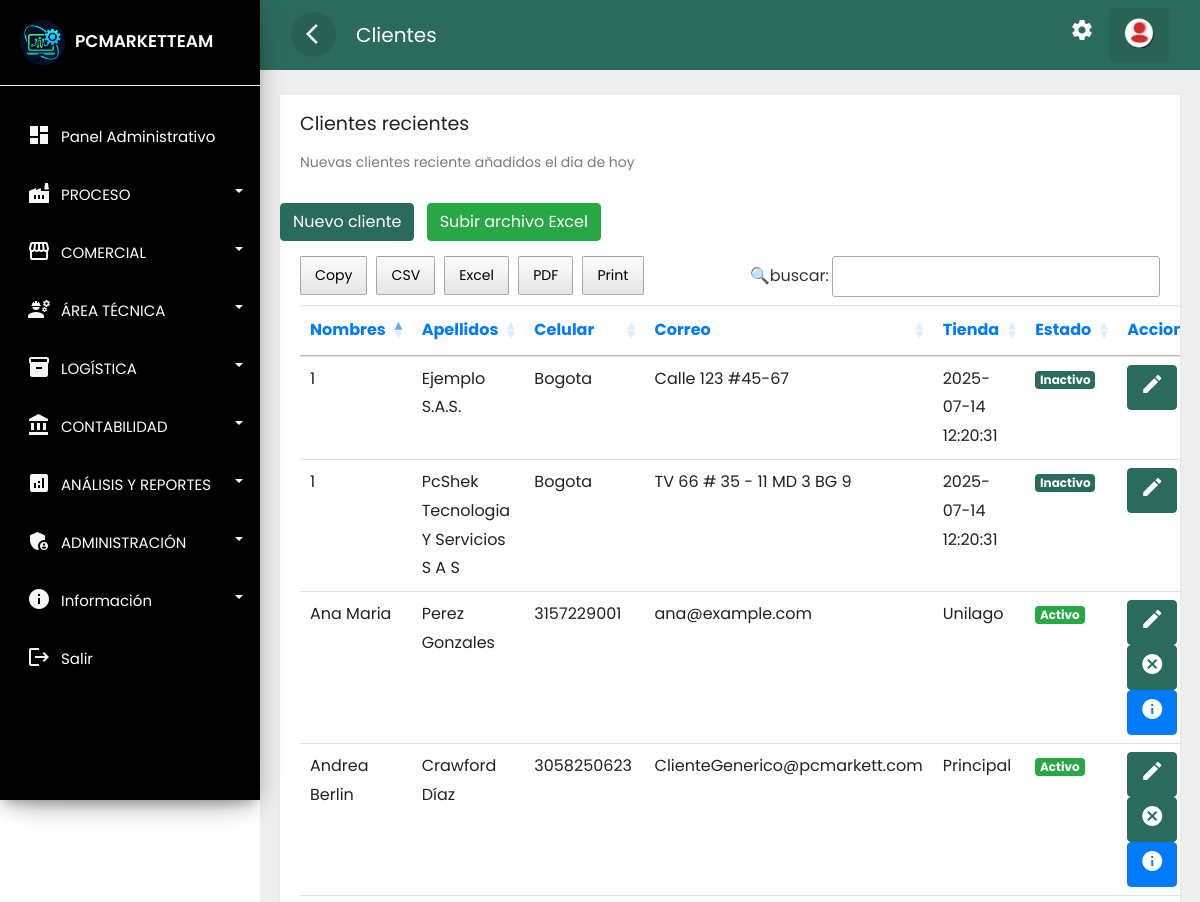
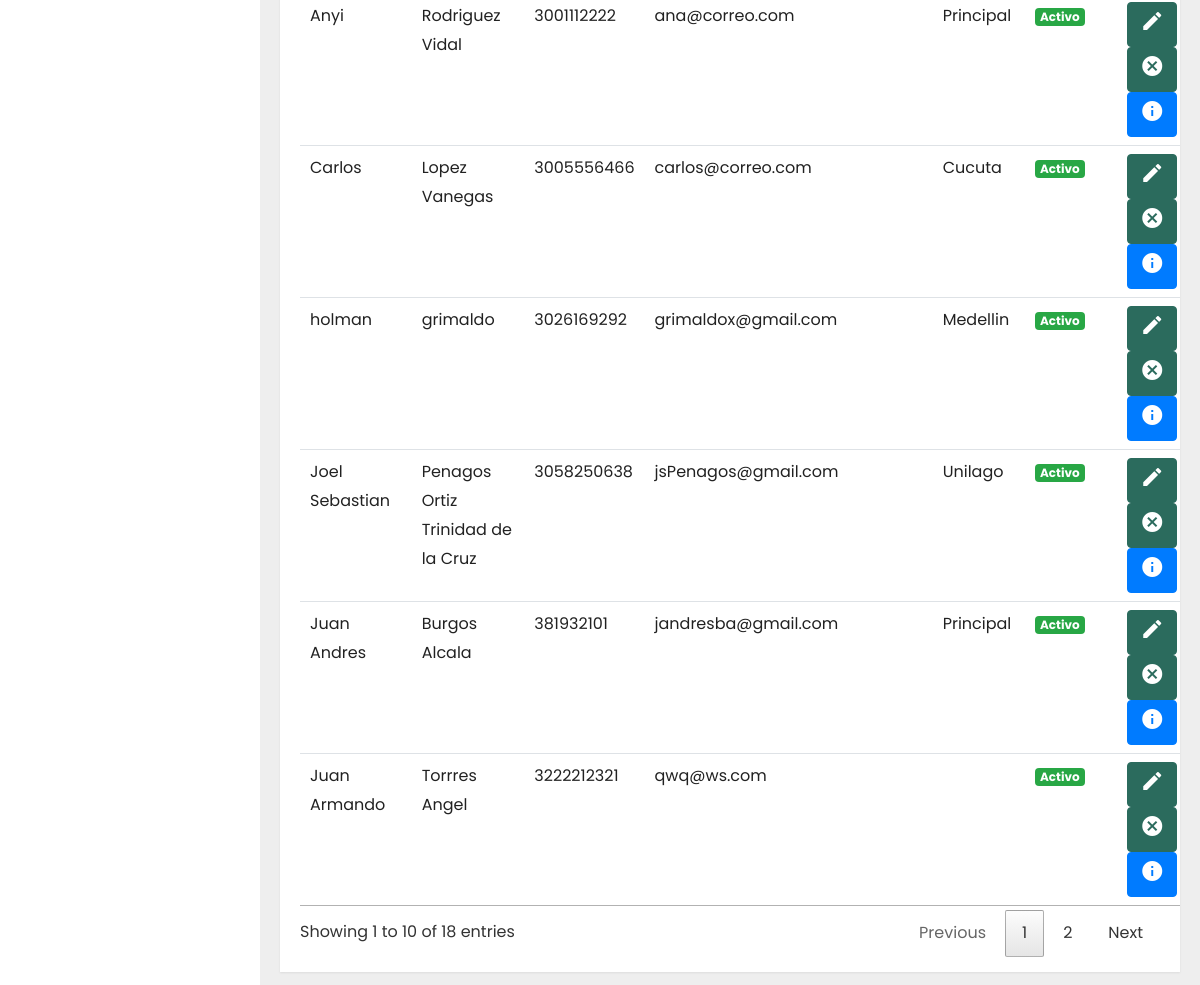
Before: /frontend/clientes/mostrar.php (signed in) with the older database file (2 pictures, top to bottom).
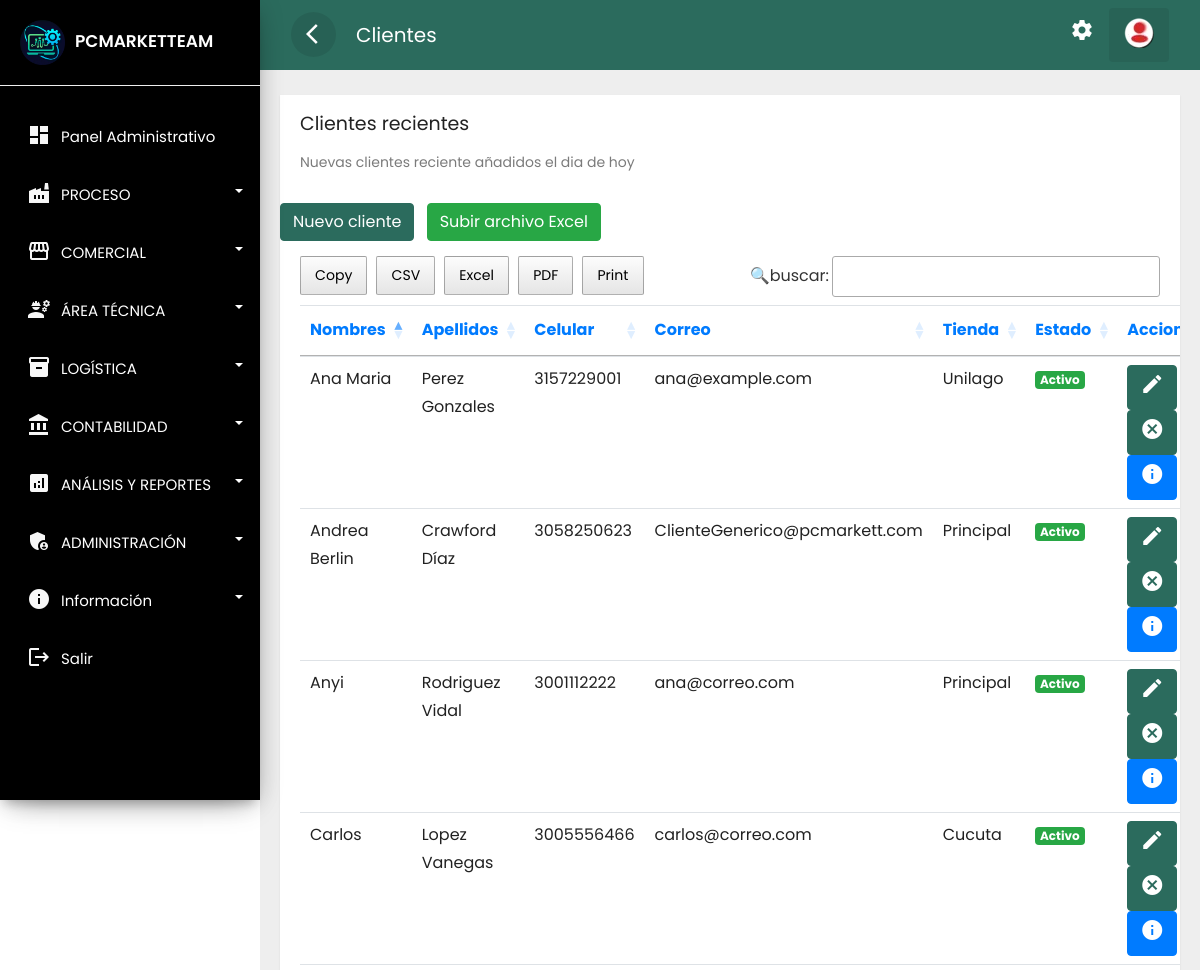
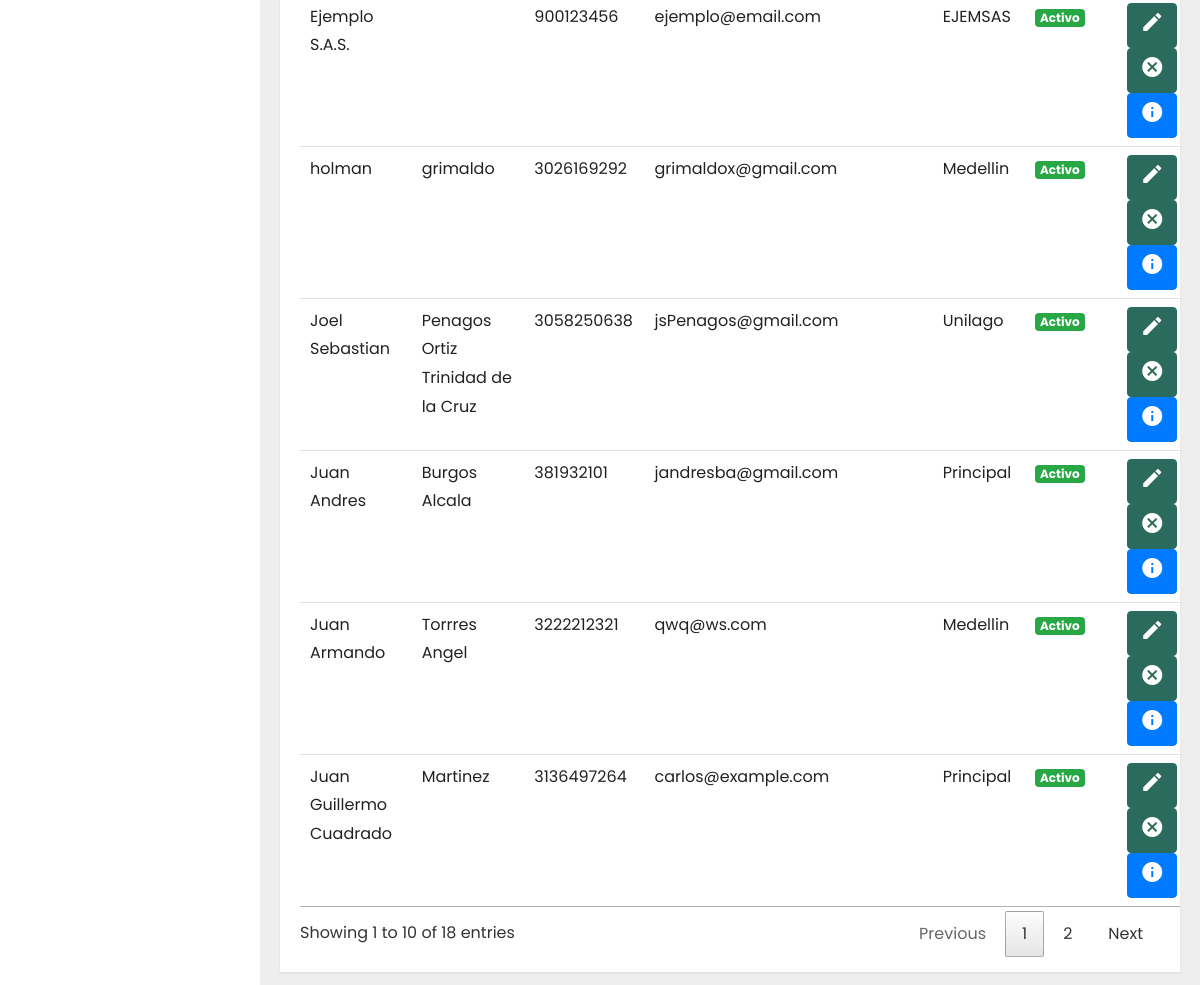
After: the same page with the newer database file (2 pictures, top to bottom).
### tables this page shows
CREATE TABLE `clientes` (
  `idclie` int NOT NULL,
  `numid` char(8) NOT NULL,
  `nomcli` text NOT NULL,
  `apecli` text NOT NULL,
  `naci` date NOT NULL DEFAULT '1900-01-01',
  `correo` text NOT NULL,
  `celu` char(10) NOT NULL,
  `estad` varchar(15) NOT NULL,
  `fere` timestamp NOT NULL DEFAULT CURRENT_TIMESTAMP,
  `dircli` text,
  `ciucli` text,
  `idsede` text
);

### frontend/clientes/mostrar.php (the view, shortened to what this page needs)
<?php if(isset($_SESSION['id'])) { ?>
<!doctype html>
<html lang="es">
<head>
    <link rel="stylesheet" href="../../backend/css/bootstrap.min.css">
    <link rel="stylesheet" href="../../backend/css/custom.css">
    <link rel="stylesheet" href="../../backend/css/loader.css">
    <link rel="stylesheet" type="text/css" href="../../backend/css/datatable.css">
    <link rel="stylesheet" type="text/css" href="../../backend/css/buttonsdataTables.css">
    <link rel="stylesheet" type="text/css" href="../../backend/css/font.css">
</head>
<body>
    <div class="wrapper">
        <?php    include_once '../layouts/nav.php';  include_once '../layouts/menu_data.php';    ?>
        <nav id="sidebar">
            <div class="sidebar-header">
                <h3><img src="../../backend/img/favicon.webp" class="img-fluid"><span>PCMARKETTEAM</span></h3>
            </div>
            <?php renderMenu($menu); ?>
        </nav>
        <div id="content">
            <div class="top-navbar">
                <nav class="navbar navbar-expand-lg">
                    <div class="container-fluid">
                        <button type="button" id="sidebarCollapse" class="d-xl-block d-lg-block d-md-mone d-none">
                            <span class="material-icons">arrow_back_ios</span>
                        </button>
                        <a class="navbar-brand" href="#"> Clientes </a>
                        <div class="collapse navbar-collapse d-lg-block d-xl-block d-sm-none d-md-none d-none"
                            id="navbarSupportedContent">
                            <ul class="nav navbar-nav ml-auto">
                                <li class="nav-item">
                                    <a class="nav-link" href="../cuenta/configuracion.php">
                                        <span class="material-icons">settings</span>
                                    </a>
                                </li>
                                <li class="dropdown nav-item active">
                                    <a href="#" class="nav-link" data-toggle="dropdown">
                                        <img src="../../backend/img/reere.webp">
                                    </a>
                                </li>
                            </ul>
                        </div>
                    </div>
                </nav>
            </div>
            <div class="main-content">
                <div class="row ">
                    <div class="col-lg-12 col-md-12">
                        <div class="card" style="min-height: 485px">
                            <div class="card-header card-header-text">
                                <h4 class="card-title">Clientes recientes</h4>
                                <p class="category">Nuevas clientes reciente añadidos el dia de hoy</p>
                            </div>
                            <br>
                            <a href="../clientes/nuevo.php" class="btn btn-danger text-white">Nuevo cliente</a>
                            <a href="../clientes/importar.php" class="btn btn-success text-white ml-2">Subir archivo Excel</a>
                            <br>
                            <div class="card-content table-responsive">
                                <?php
                                require '../../config/ctconex.php';
                                $sentencia = $connect->prepare("SELECT * FROM clientes order BY nomcli DESC;");
                                $sentencia->execute();
                                $data =  array();
                                if($sentencia){
                                while($r = $sentencia->fetchObject()){
                                    $data[] = $r;
                                }
                                }
                                ?>
                                <?php if(count($data)>0):?>
                                <table class="table table-hover" id="example">
                                    <thead class="text-primary">
                                        <tr>
                                            <th>Nombres</th>
                                            <th>Apellidos</th>
                                            <th>Celular</th>
                                            <th>Correo</th>
                                            <th>Tienda</th>
                                            <th>Estado</th>
                                            <th>Acciones</th>
                                        </tr>
                                    </thead>
                                    <tbody>
                                        <?php foreach($data as $g):?>
                                        <tr>
                                            <td><?php echo  $g->nomcli; ?></td>
                                            <td><?php echo  $g->apecli; ?></td>
                                            <td><?php echo  $g->celu; ?></td>
                                            <td><?php echo  $g->correo; ?></td>
                                            <td><?php echo  $g->idsede; ?></td>
                                            <td><?php    if($g->estad =='Activo')  { ?>
                                                <span class="badge badge-success">Activo</span>
                                                <?php  }   else {?>
                                                <span class="badge badge-danger">Inactivo</span>
                                                <?php  } ?>
                                            </td>
                                            <td>
                                                <?php    if($g->estad =='Activo')  { ?>
                                                <a class="btn btn-warning text-white"
                                                    href="../clientes/actualizar.php?id=<?php echo  $g->idclie; ?>"><i
                                                        class='material-icons' data-toggle='tooltip'
                                                        title='editar'>edit</i></a>
                                                <a class="btn btn-danger text-white"
                                                    href="../clientes/eliminar.php?id=<?php echo  $g->idclie; ?>"><i
                                                        class='material-icons' data-toggle='tooltip'
                                                        title='cancelar'>cancel</i></a>
                                                <a class="btn btn-primary text-white"
                                                    href="../clientes/informacion.php?id=<?php echo  $g->idclie; ?>"><i
                                                        class='material-icons' data-toggle='tooltip'
                                                        title='crear'>info</i></a>
                                                <?php  }   else {?>
                                                <a class="btn btn-warning text-white"
                                                    href="../clientes/actualizar.php?id=<?php echo  $g->idclie; ?>"><i
                                                        class='material-icons' data-toggle='tooltip'
                                                        title='editar'>edit</i></a>
                                                <?php  } ?>
                                            </td>
                                        </tr>
                                        <?php endforeach; ?>
                                    </tbody>
                                </table>
                                <?php endif; ?>
                            </div>
                        </div>
                    </div>
                </div>
            </div>
        </div>
    </div>
</body>
</html>
<?php }else{
    header('Location: ../error404.php');
 } ?>

### frontend/layouts/nav.php
<?php
function getInlineStyle($class, $label = '') {
    $styles = [
        'style-triage1' => ['#e74c3c', '#c0392b', 'rgba(231,76,60,0.3)'],
        'style-control-calidad' => ['#b6b059', 'rgb(222, 217, 50)', 'rgba(255, 234, 5, 0.3)'],
        'style-mantenimiento' => ['#1abc9c', '#16a085', 'rgba(26,188,156,0.3)'],
        'style-electrico' => ['#3498db', '#2980b9', 'rgba(52,152,219,0.3)'],
        'style-estetico' => ['#2c3e50', '#34495e', 'rgba(44,62,80,0.3)'],
        'business' => ['#27ae60', '#229954', 'rgba(39,174,96,0.3)'],
        'style-triage2' => ['#f39c12', '#e67e22', 'rgba(243,156,18,0.3)'],
    ];
    if (isset($styles[$class])) {
        [$from, $to, $shadow] = $styles[$class];
        return sprintf(
            'style="background: linear-gradient(135deg, %s 0%%, %s 100%%); color: white; box-shadow: 0 4px 15px %s; transition: all 0.3s ease;"',
            $from, $to, $shadow
        );
    }
    return '';
}
function renderMenu($items) {
    echo '<ul class="list-unstyled components">';
    foreach ($items as $item) {
        $class = $item['class'] ?? '';
        $label = $item['label'] ?? '';
        $style = getInlineStyle($class, $label);
        $url = $item['url'] ?? '#';
        $icon = isset($item['icon']) ? "<i class=\"material-icons\">{$item['icon']}</i>" : '';
        if (isset($item['children'])) {
            $id = $item['id'] ?? 'menu_' . uniqid();
            echo "<li class=\"dropdown\">
                    <a href=\"{$url}\" data-toggle=\"collapse\" data-target=\"#{$id}\" aria-expanded=\"false\" class=\"dropdown-toggle {$class}\" data-debug=\"{$class}\"{$style}>
                        {$icon}<span>{$label}</span>
                    </a>
                    <ul class=\"collapse list-unstyled menu\" id=\"{$id}\">";
            renderMenu($item['children']);
            echo '</ul></li>';
        } else {
            $disabled = (!empty($item['disabled']) && $item['disabled']) ? 'disabled' : '';
            echo "<li class=\"{$disabled}\">
                    <a href=\"{$url}\" class=\"{$class}\" data-debug=\"{$class}\"{$style}>
                        {$icon}<span>{$label}</span>
                    </a>
                </li>";
        }
    }
    echo '</ul>';
}
?>

### backend/css/custom.css (style rules this page uses)
body, html { line-height: 1.8; font-family: 'Poppins', sans-serif; color: #555e58; text-transform:none; text-rendering: optimizeLegibility !important; -webkit-font-smoothing: antialiased !important; font-weight: 400; margin:0px; padding:0px; }
h1, h2, h3, h4, h5, h6, .h1, .h2, .h3, .h4 { font-weight: 400; line-height: 1.5em; }
p { font-size: 15px; margin: 12px 0 0; line-height: 24px; }
a { color: #333; font-weight: 400; }
button { cursor:pointer; }
ul, ol { padding: 0; margin:0px; list-style: none; }
a, a:hover, a:focus { color: #333; text-decoration: none; transition: all 0.3s; }
.material-icons { font-family: 'Material Icons'; font-weight: normal; font-style: normal; font-size: 24px; display: inline-block; line-height: 1; text-transform: none; letter-spacing: normal; word-wrap: normal; white-space: nowrap; direction: ltr; -webkit-font-smoothing: antialiased; text-rendering: optimizeLegibility; -moz-osx-font-smoothing: grayscale; font-feature-settings: 'liga'; }
.wrapper { position: relative; width:100%; overflow:auto; }
#sidebar { position:fixed; height:100vh!important; top: 0; bottom: 0; left: 0; z-index:11; width: 260px; overflow:auto; transition:all 0.3s ; background: black; box-shadow: 0 10px 30px -12px rgb(0 0 0 / 42%), 0 4px 25px 0px rgb(0 0 0 / 12%), 0 8px 10px -5px rgb(0 0 0 / 20%); }
#sidebar .sidebar-header { padding:20px; background-color:black; border-bottom:1px solid #eee; }
.sidebar-header h3 { color:white; font-size:17px; margin:0px; text-transform:none; transition:all 0.5s ease; font-weight:600; }
.sidebar-header h3 img { width:45px; margin-right:10px; }
#sidebar ul li { padding:2px 7px; }
.dropdown-toggle::after { position: absolute; right: 10px; top: 23px; }
#sidebar ul.components { padding: 20px 0; }
#sidebar ul li a { padding: 10px; line-height: 30px; border-radius:5px; font-size: 15px; position:relative; font-weight: 400; display: block; color: white; }
#sidebar ul li a span { text-transform:none; display:inline-block; color: white; }
#sidebar ul li a i { position: relative; margin-right: 10px; top: 5px; color: #f7f7f7; margin-left: 10px; }
#content { position: relative; transition: all 0.3s; background-color: #EEEEEE; }
.top-navbar { width:100%; z-index:9; position:relative; }
.main-content { padding:10px 20px 0px 20px; position: relative; width: 100%; }
.navbar { background-color: #2B6B5D; color: #FFFFFF; }
.navbar-brand { color: #FFFFFF; }
.navbar button { background-color:transparent; border:none; }
.navbar button span { color:#fff; }
#sidebarCollapse { border-radius:50%; width:45px; height:45px; text-align:center; line-height:45px; margin-right:20px; border:none; color: #FFFFFF; background-color: rgba(0, 0, 0, 0.09); }
#sidebarCollapse span { margin: 9px; padding: 0px; }
.navbar-nav > li.active { color: #FFFFFF; border-radius:4px; background-color: rgba(0, 0, 0, 0.08); }
.navbar-nav > li > a { color: #FFFFFF; }
.navbar-nav li a { position: relative; display: block; padding: 10px 15px!important; }
.card { margin: 10px 0; }
.card { border-radius: 0px!important; }
.card { display: inline-block; position: relative; border:none!important; width: 100%; margin:15px 0; box-shadow: 0 1px 2px rgb(0 0 0 / 8%); border-radius: 6px; color: rgba(0,0,0, 0.87); background: #fff; }
.card .card-header { padding: 15px 20px 0; z-index: 3; background-color:#fff!important; border-bottom:none; }
.card .card-content { padding: 15px 20px; position: relative; }
.card .category:not([class*="text-"]) { color: #7b7b7b; font-size: 14px; font-weight: 400; }
.card .card-title:not(.card-calendar .card-title) { margin-top: 0; margin-bottom: 5px; }
.card .card-header-text h4 { margin-top: 0; margin-bottom: 3px; font-size:19px; font-weight: 400; color: #222222; text-decoration: none; }
.table > thead > tr > th { border-bottom-width: 1px; font-size: 16px; font-weight: 400; }
@media only screen and (min-width:992px) { #content { width: calc(100% - 260px); position: relative; float: right; transition: all 0.3s; background-color: #EEEEEE; } }

Changed rows visible on the page:
no longer on this page (row edited): clientes: nomcli "1", apecli "PcShek Tecnologia Y Servicios S A S", celu "Bogota", correo "TV 66 # 35 - 11 MD 3 BG 9", idsede "2025-07-14 12:20:31", estad "Inactivo"
now on this page (row edited): clientes: nomcli "Juan Guillermo Cuadrado", apecli "Martinez", celu "3136497264", correo "carlos@example.com", idsede "Principal", estad "Activo"
changed clientes "Juan Armando": idsede (not shown) → "Medellin"
changed clientes "Ejemplo S.A.S.": nomcli "1" → "Ejemplo S.A.S."; celu "Bogota" → "900123456"; correo "Calle 123 #45-67" → "ejemplo@email.com"; idsede "2025-07-14 12:20:31" → "EJEMSAS"; apecli "Ejemplo S.A.S." → (not shown); estad "Inactivo" → "Activo"; moves up the list
